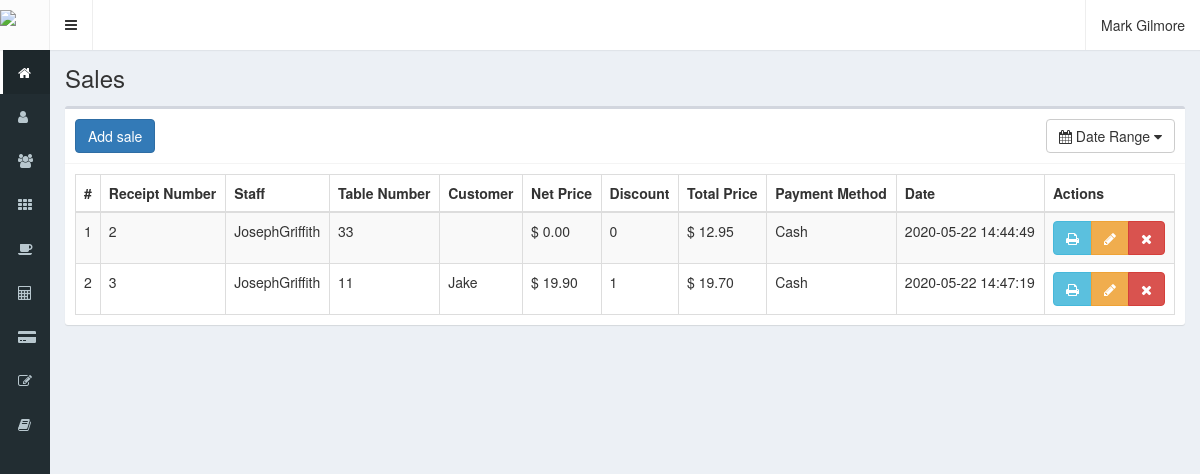
Page /sales (signed in) on the committed database.
### tables this page shows
CREATE TABLE `sales` (
  `id` int(11) NOT NULL,
  `code` int(11) NOT NULL,
  `idSeller` int(11) NOT NULL,
  `tableNo` int(11) NOT NULL,
  `idCustomer` int(11) NOT NULL,
  `products` text NOT NULL,
  `netPrice` float NOT NULL,
  `discount` int(11) NOT NULL,
  `totalPrice` float NOT NULL,
  `paymentMethod` text NOT NULL,
  `saledate` timestamp NOT NULL DEFAULT current_timestamp() ON UPDATE current_timestamp()
);

CREATE TABLE `users` (
  `id` int(11) NOT NULL,
  `name` text NOT NULL,
  `user` text NOT NULL,
  `password` text NOT NULL,
  `profile` text NOT NULL,
  `status` int(1) NOT NULL,
  `lastLogin` datetime NOT NULL,
  `date` timestamp NOT NULL DEFAULT current_timestamp() ON UPDATE current_timestamp()
);

CREATE TABLE `customers` (
  `id` int(11) NOT NULL,
  `name` text NOT NULL,
  `idNumber` bigint(20) NOT NULL,
  `address` text NOT NULL,
  `email` text NOT NULL,
  `mobile` text NOT NULL,
  `dob` date NOT NULL,
  `discount` int(11) NOT NULL,
  `purchases` int(11) NOT NULL,
  `lastPurchase` date NOT NULL,
  `registerDate` timestamp NOT NULL DEFAULT current_timestamp()
);

### controllers/template.controller.php (called while the page is built)
<?php
class TemplateController {
	public function TemplatesController(){
		include "views/template.php";
	}
}

### index.php (called while the page is built, shortened)
<?php
require_once "controllers/template.controller.php";
require_once "controllers/sales.controller.php";
require_once "controllers/users.controller.php";
require_once "controllers/customers.controller.php";
require_once "controllers/opentables.controller.php";
require_once "models/sales.model.php";
require_once "models/users.model.php";
require_once "models/customer.model.php";
$template = new TemplateController();
$template -> TemplatesController();

### controllers/sales.controller.php (called while the page is built, shortened)
<?php
class SalesController{
	public static function salesDatesRangeController($initialDate, $finalDate){
		$table = "sales";
		$answer = ModelSales::DatesRangeModel($table, $initialDate, $finalDate);
		return $answer;
	}
}

### models/connection.php (called while the page is built)
<?php
class Connection{
	public static function connect(){
		$link = new PDO("mysql:host=localhost;dbname=restaurantpos", "root", "");
        $link->setAttribute(PDO::ATTR_ERRMODE, PDO::ERRMODE_EXCEPTION);
		$link -> exec("set names utf8");
		return $link;
	}
}

### models/sales.model.php (called while the page is built, shortened)
<?php
require_once 'connection.php';
class ModelSales{
	public static function DatesRangeModel($table, $initialDate, $finalDate){
		if($initialDate == null){
			$stmt = Connection::connect()->prepare("SELECT * FROM $table ORDER BY id ASC");
			$stmt -> execute();
			return $stmt -> fetchAll();
		}else if($initialDate == $finalDate){
			$stmt = Connection::connect()->prepare("SELECT * FROM $table WHERE saledate like '%$finalDate%'");
			$stmt -> bindParam(":saledate", $finalDate, PDO::PARAM_STR);
			$stmt -> execute();
			return $stmt -> fetchAll();
		}
	}
}

### controllers/users.controller.php (called while the page is built, shortened)
<?php
class UserController{
	public static function ShowUsersController($item, $value){
		$table = "users";
		$answer = UserModel::ShowUsersModel($table, $item, $value);
		return $answer;
	}
}

### models/users.model.php (called while the page is built, shortened)
<?php
require_once "connection.php";
class UserModel{
	public static function ShowUsersModel($table, $item, $value){
		if($item != null){
			$stmt = Connection::connect()->prepare("SELECT * FROM $table WHERE $item = :$item");
			$stmt -> bindParam(":".$item, $value, PDO::PARAM_STR);
			$stmt -> execute();
			return $stmt -> fetch();
		}else{
			$stmt = Connection::connect()->prepare("SELECT * FROM $table");
			$stmt -> execute();
			return $stmt -> fetchAll();
		}
	}
}

### controllers/customers.controller.php (called while the page is built, shortened)
<?php
class CustomerController{
    public static function ShowCustomerController($item, $value){
		$table = "customers";
		$answer = CustomersModel::ShowCustomersModel($table, $item, $value);
		return $answer;
	}
}

### models/customer.model.php (called while the page is built, shortened)
<?php
require_once "connection.php";
class CustomersModel{
    public static function ShowCustomersModel($table, $item, $value){
		if($item != null){
			$stmt = Connection::connect()->prepare("SELECT * FROM $table WHERE $item = :$item");
			$stmt -> bindParam(":".$item, $value, PDO::PARAM_STR);
			$stmt -> execute();
			return $stmt -> fetch();
		}else{
			$stmt = Connection::connect()->prepare("SELECT * FROM $table");
			$stmt -> execute();
			return $stmt -> fetchAll();
		}
    }
}

### views/modules/sales.php (the view, shortened to what this page needs)
<div class="content-wrapper">
  <section class="content-header">
    <h1>
      Sales
    </h1>
  </section>
  <section class="content">
    <div class="box">
      <div class="box-header with-border">
        <a href="till">
          <button class="btn btn-primary" >
            Add sale
          </button>
        </a>
        <button type="button" class="btn btn-default pull-right" id="daterange-btn">
            <span>
              <i class="fa fa-calendar"></i> Date Range
            </span>
            <i class="fa fa-caret-down"></i>
        </button>
      </div>
      <div class="box-body">
        <table class="table table-bordered table-striped dt-responsive tables" width="100%">
          <thead>
           <tr>
             <th style="width:10px">#</th>
             <th>Receipt Number</th>
             <th>Staff</th>
             <th>Table Number</th>
             <th>Customer</th>
             <th>Net Price</th>
             <th>Discount</th>
             <th>Total Price</th>
             <th>Payment Method</th>
             <th>Date</th>
             <th>Actions</th>
           </tr>
          </thead>
          <tbody>
          <?php
          if(isset($_GET["initialDate"])){
            $initialDate = $_GET["initialDate"];
            $finalDate = $_GET["finalDate"];
          }else{
            $initialDate = null;
            $finalDate = null;
          }
          $answer = SalesController::salesDatesRangeController($initialDate, $finalDate);
            foreach ($answer as $key => $value) {
                  echo '<td>'.($key+1).'</td>
                  <td>'.$value["code"].'</td>';
                  $itemUser = "id";
                  $valueUser = $value["idSeller"];
                  $userAnswer = UserController::ShowUsersController($itemUser, $valueUser);
                  echo '<td>'.$userAnswer["name"].'</td>
                  <td>'.$value["tableNo"].'</td>';
                  $itemCustomer = "idNumber";
                  $valueCustomer = $value["idCustomer"];
                  $customerAnswer = CustomerController::ShowCustomerController($itemCustomer, $valueCustomer);
                  echo '<td>'.$customerAnswer["name"].'</td>
                  <td>$ '.number_format($value["netPrice"],2).'</td>
                  <td>'.$value["discount"].'</td>
                  <td>$ '.number_format($value["totalPrice"],2).'</td>
                  <td>'.$value["paymentMethod"].'</td>
                  <td>'.$value["saledate"].'</td>
                  <td>
                    <div class="btn-group">
                      <div class="btn-group">
                        <button class="btn btn-info btnPrintBill" saleCode="'.$value["code"].'">
                          <i class="fa fa-print"></i>
                        </button>
                        <button class="btn btn-warning btnReopenSale" idSale="'.$value["id"].'"><i class="fa fa-pencil"></i></button>';
                        if ($_SESSION["profile"] == "administrator") {
                        echo '<button class="btn btn-danger btnDeleteSale" idSale="'.$value["id"].'"><i class="fa fa-times"></i></button>';
                        }
                        echo '</div>
                      </td>
                    </tr>';
                    }
                  ?>
                </tbody>
              </table>
      </div>
    </div>
  </section>
</div>

### rows in the picture
sales: code "2", users.name "JosephGriffith", tableNo "33", netPrice "0.00", discount "0", totalPrice "12.95", paymentMethod "Cash", saledate "2020-05-22 14:44:49"
sales: code "3", users.name "JosephGriffith", tableNo "11", customers.name "Jake", netPrice "19.90", discount "1", totalPrice "19.70", paymentMethod "Cash", saledate "2020-05-22 14:47:19"

### other values in the picture
$_SESSION["name"] "Mark Gilmore"
